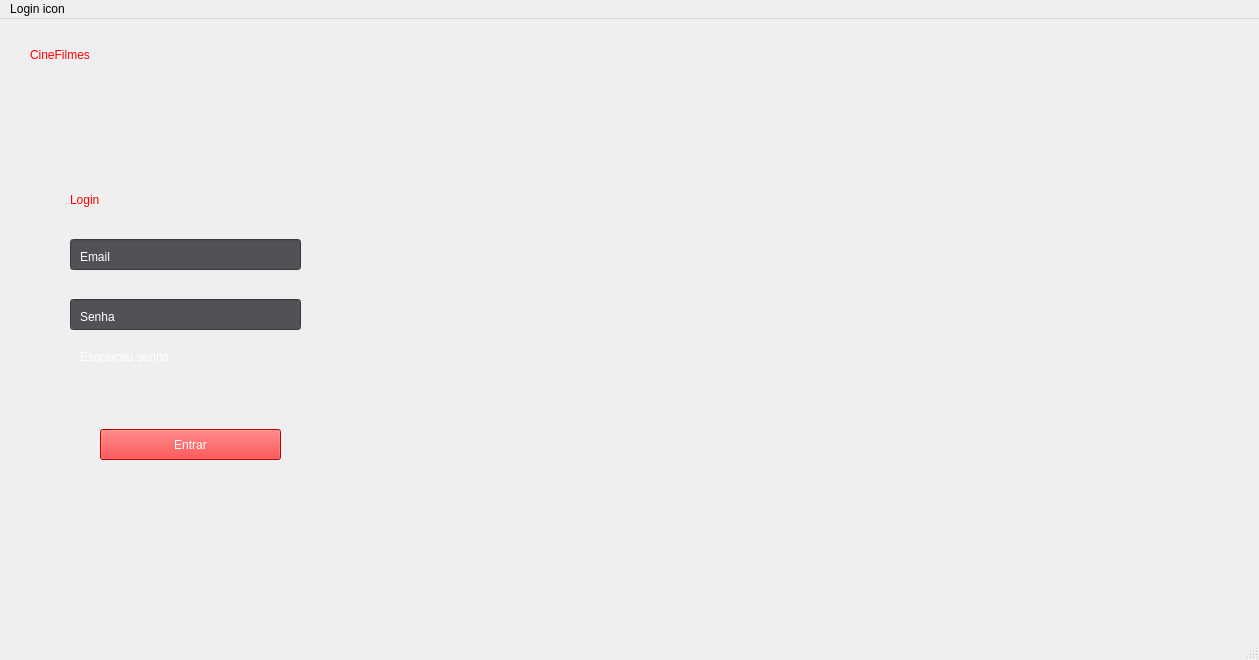
<?xml version="1.0" encoding="UTF-8"?>
<ui version="4.0">
 <class>MainWindow</class>
 <widget class="QMainWindow" name="MainWindow">
  <property name="geometry">
   <rect>
    <x>0</x>
    <y>0</y>
    <width>1259</width>
    <height>660</height>
   </rect>
  </property>
  <property name="windowTitle">
   <string>MainWindow</string>
  </property>
  <widget class="QWidget" name="centralwidget">
   <widget class="QLabel" name="label_2">
    <property name="geometry">
     <rect>
      <x>30</x>
      <y>20</y>
      <width>141</width>
      <height>31</height>
     </rect>
    </property>
    <property name="styleSheet">
     <string notr="true">color: rgb(255, 255, 255);
font: 22pt &quot;Segoe UI&quot;;
color: rgb(255, 0, 0);</string>
    </property>
    <property name="text">
     <string>CineFilmes</string>
    </property>
   </widget>
   <widget class="QLabel" name="label_3">
    <property name="geometry">
     <rect>
      <x>70</x>
      <y>160</y>
      <width>201</width>
      <height>41</height>
     </rect>
    </property>
    <property name="styleSheet">
     <string notr="true">color: rgb(255, 255, 255);
color: rgb(255, 0, 0);
font: 20pt &quot;Segoe UI&quot;;</string>
    </property>
    <property name="text">
     <string>Login</string>
    </property>
   </widget>
   <widget class="QLineEdit" name="lineEdit">
    <property name="geometry">
     <rect>
      <x>70</x>
      <y>220</y>
      <width>231</width>
      <height>31</height>
     </rect>
    </property>
    <property name="styleSheet">
     <string notr="true">background-color: rgb(81, 82, 85);</string>
    </property>
   </widget>
   <widget class="QLineEdit" name="lineEdit_2">
    <property name="geometry">
     <rect>
      <x>70</x>
      <y>280</y>
      <width>231</width>
      <height>31</height>
     </rect>
    </property>
    <property name="styleSheet">
     <string notr="true">background-color: rgb(81, 82, 85);</string>
    </property>
    <property name="echoMode">
     <enum>QLineEdit::EchoMode::Password</enum>
    </property>
   </widget>
   <widget class="QLabel" name="label_4">
    <property name="geometry">
     <rect>
      <x>270</x>
      <y>570</y>
      <width>49</width>
      <height>16</height>
     </rect>
    </property>
    <property name="text">
     <string/>
    </property>
   </widget>
   <widget class="QLabel" name="label_6">
    <property name="geometry">
     <rect>
      <x>80</x>
      <y>230</y>
      <width>49</width>
      <height>16</height>
     </rect>
    </property>
    <property name="styleSheet">
     <string notr="true">color: rgb(255, 255, 255);</string>
    </property>
    <property name="text">
     <string>Email</string>
    </property>
   </widget>
   <widget class="QLabel" name="label_7">
    <property name="geometry">
     <rect>
      <x>80</x>
      <y>290</y>
      <width>49</width>
      <height>16</height>
     </rect>
    </property>
    <property name="styleSheet">
     <string notr="true">color: rgb(255, 255, 255);</string>
    </property>
    <property name="text">
     <string>Senha</string>
    </property>
   </widget>
   <widget class="QLabel" name="label_8">
    <property name="geometry">
     <rect>
      <x>80</x>
      <y>330</y>
      <width>121</width>
      <height>16</height>
     </rect>
    </property>
    <property name="styleSheet">
     <string notr="true">color: rgb(255, 255, 255);</string>
    </property>
    <property name="text">
     <string>Esqueceu senha</string>
    </property>
   </widget>
   <widget class="QPushButton" name="pushButton">
    <property name="geometry">
     <rect>
      <x>100</x>
      <y>410</y>
      <width>181</width>
      <height>31</height>
     </rect>
    </property>
    <property name="styleSheet">
     <string notr="true">color: rgb(255, 255, 255);
background-color: rgb(255, 0, 0);</string>
    </property>
    <property name="text">
     <string>Entrar</string>
    </property>
   </widget>
   <widget class="QLabel" name="label_11">
    <property name="enabled">
     <bool>true</bool>
    </property>
    <property name="geometry">
     <rect>
      <x>-10</x>
      <y>-20</y>
      <width>1271</width>
      <height>661</height>
     </rect>
    </property>
    <property name="autoFillBackground">
     <bool>false</bool>
    </property>
    <property name="text">
     <string/>
    </property>
    <property name="pixmap">
     <pixmap resource="Imagens.qrc">:/newPrefix/Avengers.jpg</pixmap>
    </property>
    <property name="scaledContents">
     <bool>true</bool>
    </property>
   </widget>
   <zorder>label_11</zorder>
   <zorder>label_2</zorder>
   <zorder>label_3</zorder>
   <zorder>lineEdit</zorder>
   <zorder>lineEdit_2</zorder>
   <zorder>label_4</zorder>
   <zorder>label_6</zorder>
   <zorder>label_7</zorder>
   <zorder>label_8</zorder>
   <zorder>pushButton</zorder>
  </widget>
  <widget class="QMenuBar" name="menubar">
   <property name="geometry">
    <rect>
     <x>0</x>
     <y>0</y>
     <width>1259</width>
     <height>22</height>
    </rect>
   </property>
   <widget class="QMenu" name="menuLogin_icon">
    <property name="title">
     <string>Login icon</string>
    </property>
   </widget>
   <addaction name="menuLogin_icon"/>
  </widget>
  <widget class="QStatusBar" name="statusbar"/>
 </widget>
 <resources>
  <include location="Imagens.qrc"/>
  <include location="../../../Downloads/Imagens.qrc"/>
 </resources>
 <connections/>
</ui>
